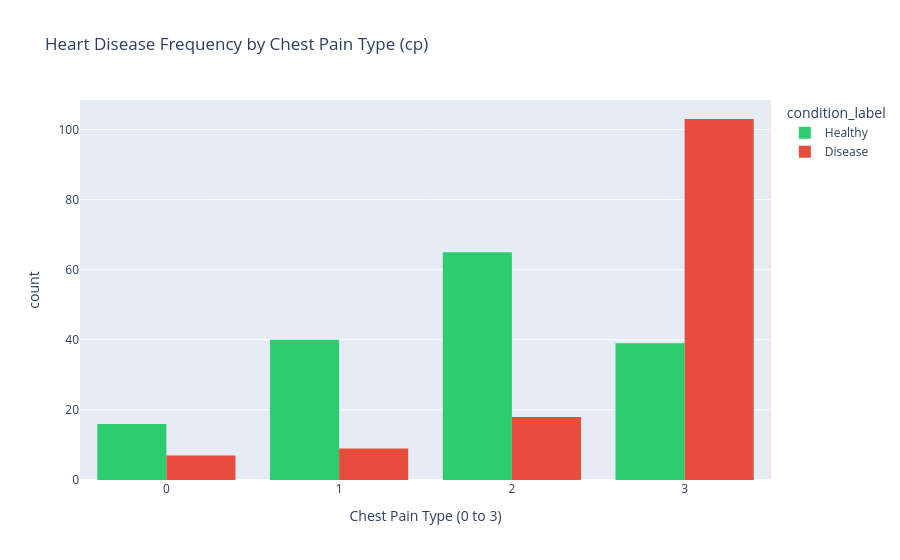

The notebook cell saved with this chart:
### Markdown cell above
### 📈 Key Insights: Age vs. Maximum Heart Rate (thalach)

* **General Trend:** As expected biologically, there is a clear downward trend showing that maximum heart rate (`thalach`) naturally decreases as age increases.
* **Disease Indicator:** The most crucial takeaway from this scatter plot is the clustering of the "Disease" cases (red dots). Across almost all age groups, patients diagnosed with heart disease tend to have a **lower maximum heart rate** compared to healthy individuals (green dots) of the same age. 
* **Modeling Impact:** The `thalach` feature shows a strong negative relationship with the disease presence and will likely be a very important feature for our predictive model.

### Code cell
# 3. Chest Pain vs Condition
fig3 = px.histogram(data, x='cp', color='condition_label', barmode='group',
                    title='Heart Disease Frequency by Chest Pain Type (cp)',
                    labels={'cp': 'Chest Pain Type (0 to 3)'},
                    color_discrete_map={'Healthy':'#2ecc71', 'Disease':'#e74c3c'})

# Update x-axis to show discrete categorical ticks
fig3.update_layout(xaxis=dict(tickmode='linear', dtick=1))
fig3.show()

### Figure 1 — Plotly figure (JSON) as saved in the notebook; plotly's stock layout.template omitted (floating-point values rounded to 4 significant figures; data arrays with more than 128 entries replaced by an {"elided": "..."} marker saying what was removed)
{"data": [{"alignmentgroup": "True", "bingroup": "x", "hovertemplate": "condition_label=Healthy<br>Chest Pain Type (0 to 3)=%{x}<br>count=%{y}<extra></extra>", "legendgroup": "Healthy", "marker": {"color": "#2ecc71", "pattern": {"shape": ""}}, "name": "Healthy", "offsetgroup": "Healthy", "orientation": "v", "showlegend": true, "type": "histogram", "x": {"elided": "160 int values"}, "xaxis": "x", "yaxis": "y"}, {"alignmentgroup": "True", "bingroup": "x", "hovertemplate": "condition_label=Disease<br>Chest Pain Type (0 to 3)=%{x}<br>count=%{y}<extra></extra>", "legendgroup": "Disease", "marker": {"color": "#e74c3c", "pattern": {"shape": ""}}, "name": "Disease", "offsetgroup": "Disease", "orientation": "v", "showlegend": true, "type": "histogram", "x": {"elided": "137 int values"}, "xaxis": "x", "yaxis": "y"}], "layout": {"barmode": "group", "legend": {"title": {"text": "condition_label"}, "tracegroupgap": 0}, "title": {"text": "Heart Disease Frequency by Chest Pain Type (cp)"}, "xaxis": {"anchor": "y", "domain": [0, 1], "dtick": 1, "tickmode": "linear", "title": {"text": "Chest Pain Type (0 to 3)"}}, "yaxis": {"anchor": "x", "domain": [0, 1], "title": {"text": "count"}}}}
